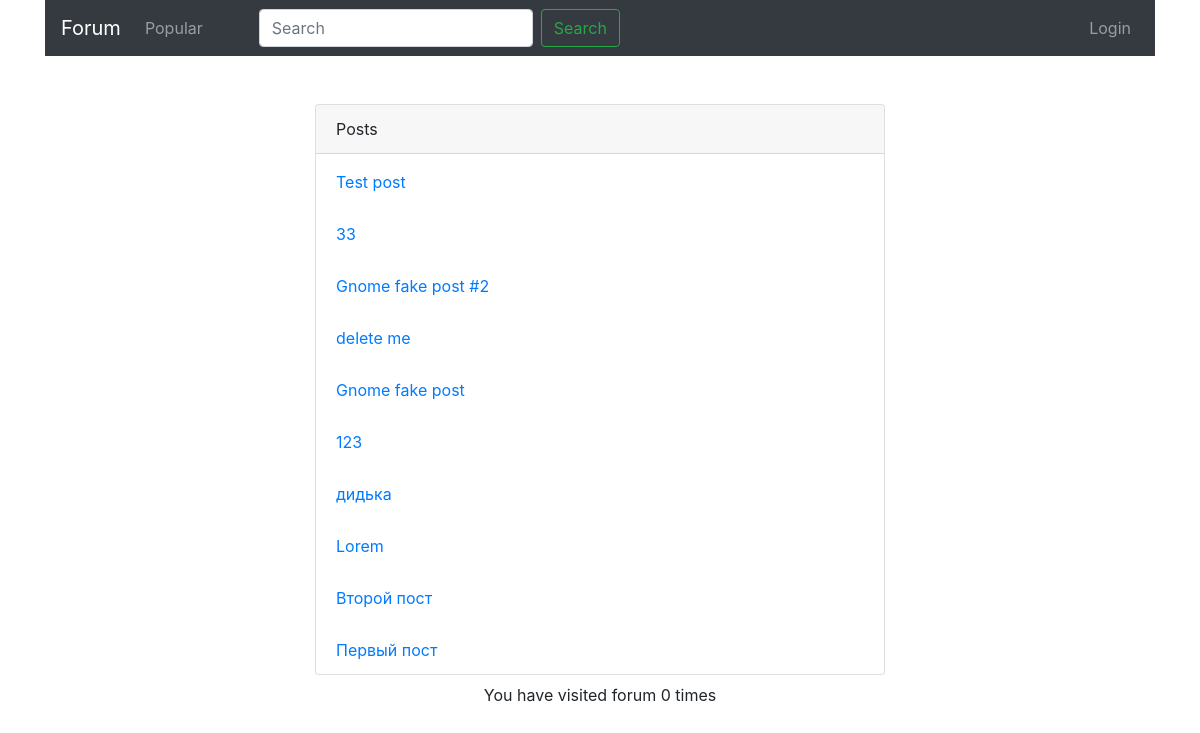
The app's page /, older data.
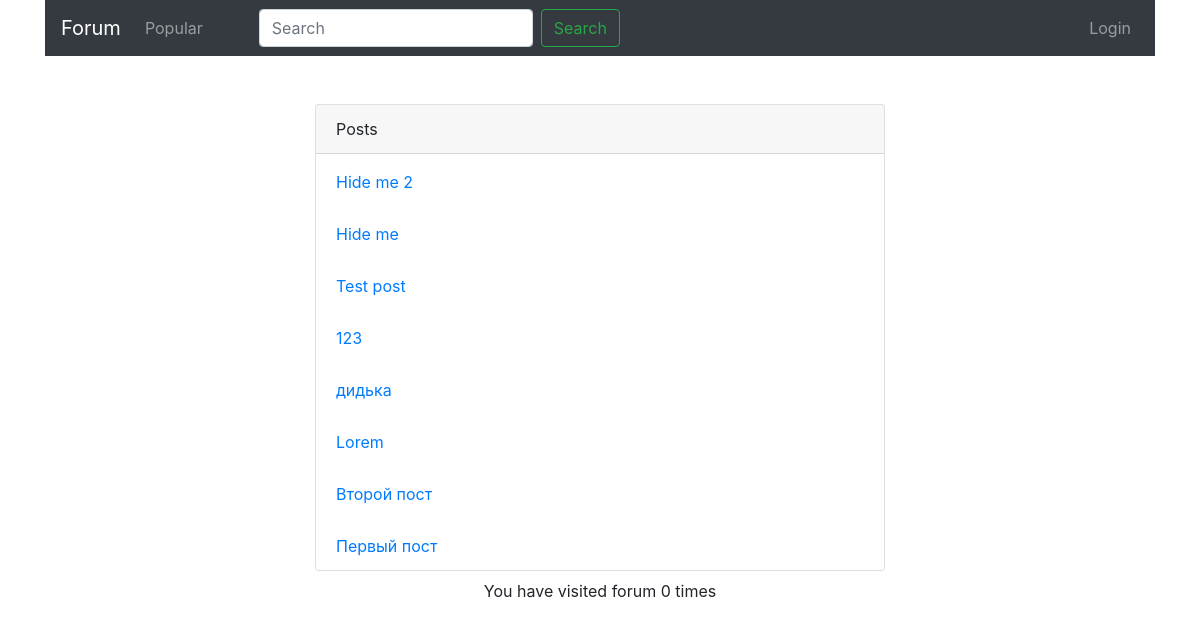
The same page, newer data.
### blog/models.py (models this page shows, shortened)
class Post(models.Model):
    post_author = models.ForeignKey(User, on_delete=models.SET_NULL, null=True, blank=True)
    post_title = models.CharField(max_length=100)
    post_text = models.CharField(max_length=500)
    post_date = models.DateTimeField(default=datetime.now)
    is_hidden = models.BooleanField(default=False)
    visit_count = models.PositiveIntegerField(default=0)
    likes = models.ManyToManyField(User, blank=True, related_name='post_likes')
    class Meta:
        permissions = (('can_edit_content', 'Can edit content'),)

### blog/views.py (the view)
# urls.py: path('', views.MainPageView.as_view(), name='index'),
class MainPageView(generic.ListView):
    model = Post
    template_name = 'index.html'
    context_object_name = 'posts_list'
    def get_queryset(self):
        return Post.objects.filter(
            post_date__lte=timezone.now()
        ).order_by('-post_date')
    def get_context_data(self, *, object_list=None, **kwargs):
        context = super().get_context_data(**kwargs)
        num_visits = self.request.session.get('num_visits',0)
        self.request.session['num_visits'] = num_visits + 1
        context['num_visits'] = num_visits
        return context

### blog/templates/index.html (shortened to what this page needs)
{% extends "base.html" %}
{% block content %}
<div class="container mt-5">
    <div class="row justify-content-center">
        <div class="card w-50">
            <div class="card-header">
                Posts
            </div>
            {% if posts_list %}
            <ul class="list-group list-group-flush">
                {% for post in posts_list%}
                {% if post.is_hidden == False %}
                <div class="row">
                    <div class="col-12 mt-1">
                        <a href="{% url 'detail' post.id %}" class="list-group-item">
                            {{ post.post_title }}</a>
                    </div>
                </div>
                {% endif %}
                {% endfor %}
            </ul>
            {% else %}
            <p>No posts yet :(</p>
            {% endif %}
        </div>
    </div>
    <div class="row justify-content-center">
        <p class="mt-2">You have visited forum {{ num_visits }} times</p>
    </div>
</div>
{% endblock %}

Row changes from the older to the newer data that the page shows:
no longer on this page (row edited): Post: post_title "33"
no longer on this page (row edited): Post: post_title "Gnome fake post #2"
no longer on this page (row edited): Post: post_title "delete me"
no longer on this page (row edited): Post: post_title "Gnome fake post"
added Post: post_title "Hide me 2"
added Post: post_title "Hide me"
